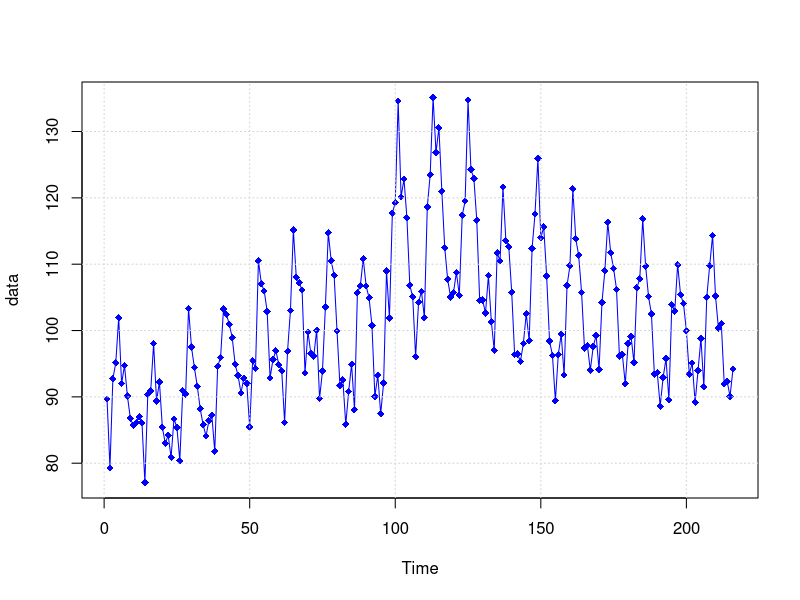
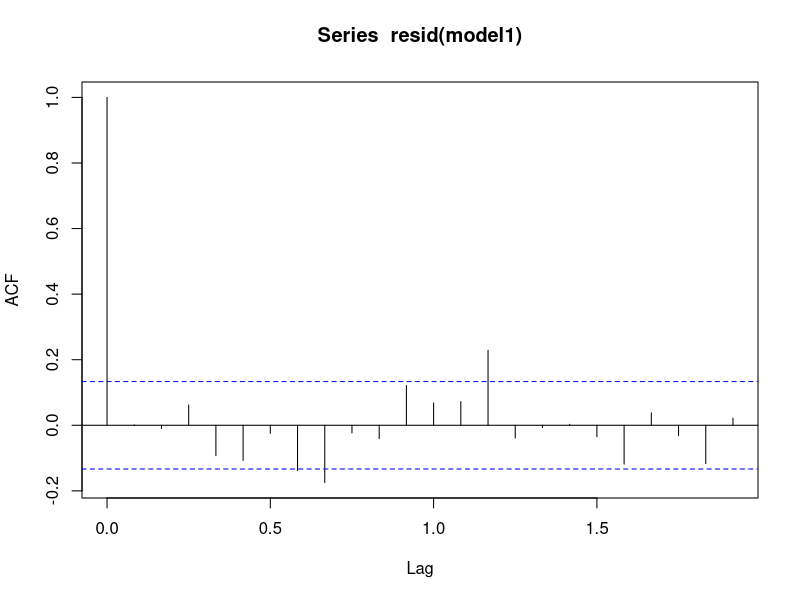
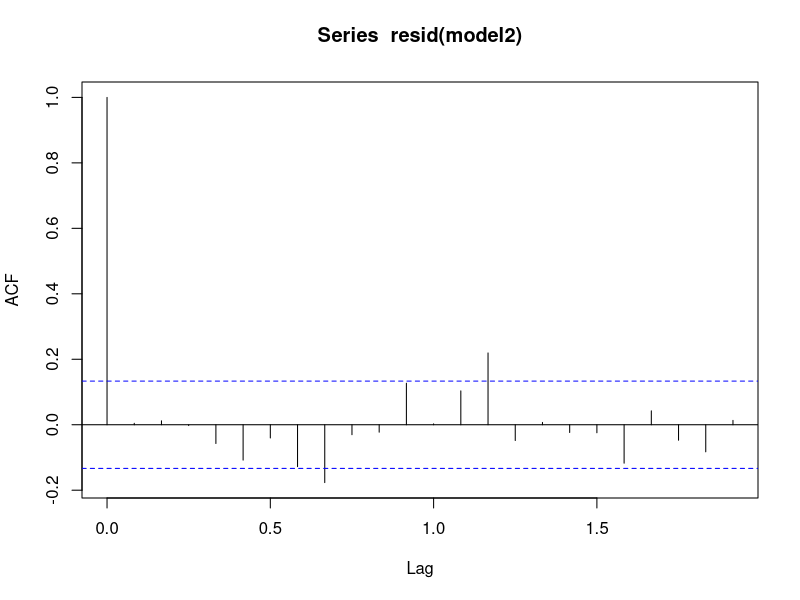
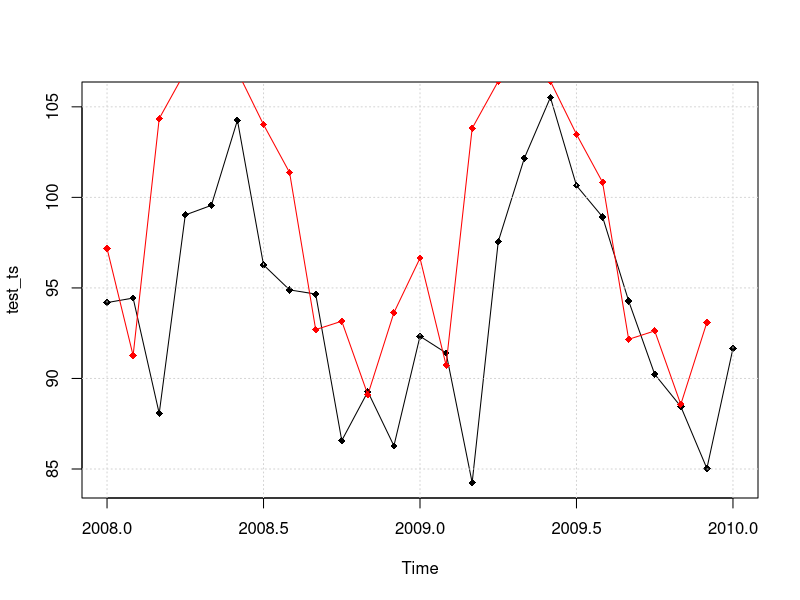
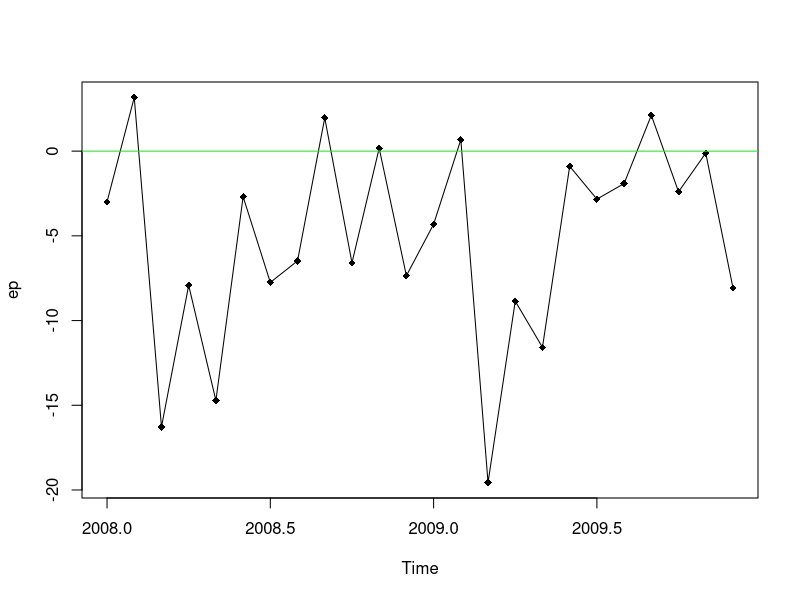
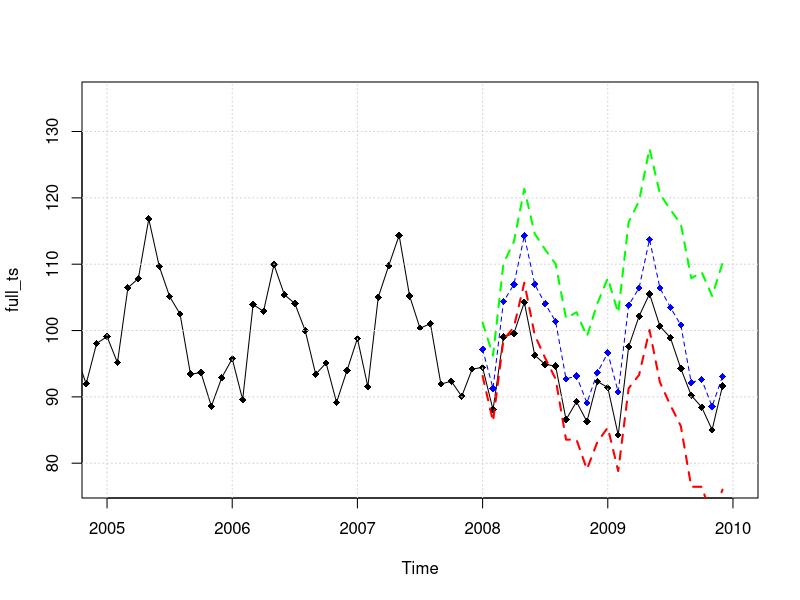

These figures' R source, in order: (Note: this script raises an error after producing the figures.)
setwd(dirname(rstudioapi::getActiveDocumentContext()$path))
df <- read.delim("GBR_Dairy.tsv")
View(df)
h <- 24
train_len <- length(df$dairy) - h
data <- c(df$dairy[1:train_len])
test <- c(df$dairy[(train_len): length(df$dairy)])
plot.ts(data, type = "o", pch = 18, col = "#0000ff")
grid()

library(forecast)
train_ts <- ts(data = data, start = c(1990, 1), frequency = 12)
test_ts <- ts(data = test, start = c(2008, 1), frequency = 12)
model1 <- auto.arima(train_ts, seasonal = TRUE)
summary(model1)
print(model1)
acf(resid(model1))

model2 <- arima(train_ts, c(2, 1, 1), list(order = c(2, 1, 1)))
summary(model2)
print(model2)
acf(resid(model2))

pr <- predict(model1, n.ahead = h)
yp <- pr$pred
str(yp)

plot(test_ts, type = "o", pch = 18)
grid()
lines(yp, col = "#ff0000", type = "o", pch = 18)

ep <- test_ts - yp
plot(ep, type = "o", pch = 18, ylim = range(ep, 0))
abline(h = 0, col = "#00FF00")

bottom_boundary <- pr$pred - pr$se * qnorm(1 - 0.1)
top_boundary <- pr$pred + pr$se * qnorm(1 - 0.1)

str(bottom_boundary)
str(top_boundary)
str(yp)
full_ts <- ts(data= df$dairy, start = c(1990, 1), frequency = 12)
plot(full_ts, type = "o", pch = 18, xlim = c(2005, 2010))
grid()
lines(yp, col = "blue", type = "o", pch = 18, lty = 2)
lines(bottom_boundary, col = "#FF0000", lty = 2, lwd = 2)
lines(top_boundary, col = "#00FF00", lty = 2, lwd = 2)

#Task2
df <- read.delim("US_sp500.csv", sep = ",")
View(df)
df$Date <- rev(df$Date)
df$Date <- as.Date(df$Date, "%Y-%m-%d")
df$Open <- rev(df$Open)
df$Close <- rev(df$Close)
df$High <- rev(df$High)
df$Low <- rev(df$Low)
df$Volume <- rev(df$Volume)
df[Adj.Close] <- rev(df[Adj.Close])
# Рассчитайте логарифмические доходности r=diff log * 100
r <- diff(log(df$Close)) * 100
plot.ts(r)
grid()
abline(h = 0, col = "#FF0000")
# Постройте график АКФ для r^2 (квадратов доходностей)
acf(r^2)
# и |r| (модулей доходностей)
acf(abs(r))
# Рассчитайте волатильность по методу Riskmetrics *, при λ=0.95. Постройте график доходностей и ±волатильности.
# (* см. http://uu.diva-portal.org/smash/get/diva2:304496/FULLTEXT01.pdf формула (30), p. 14)
data_len <- length(df$Close)
lambda <- 0.95
s2 <- c(1)
for (t in 2:data_len){
  s2[t] <- lambda * s2[t - 1] + (1 - lambda) * r[t - 1]^2
}
vol.rm <- sqrt(s2)

plot.ts(vol.rm, ylim = range(vol.rm, 0))
abline(h = 0, col = "#FF0000", lwd = 2)

plot.ts(r)
lines(vol.rm, col = "#0000FF", lwd = 3)
lines(-vol.rm, col = "#ff0000", lwd = 3)
abline(h = 0, col = "#00ff00", lwd = 2)

library(fGarch)
ga <- fGarch::garchFit(~ garch(1, 1), r,
                       include.mean = FALSE,
                       cond.dist = "std",
                       trace = FALSE)
print(ga)

vol.ga <- volatility(ga)

plot.ts(vol.ga, ylim = range(vol.ga, 0))
abline(h = 0, col = "#FF0000", lwd = 2)

plot.ts(r)
lines(vol.ga, col = "#0000FF", lwd = 3)
lines(-vol.ga, col = "#ff0000", lwd = 3)
abline(h = 0, col = "#00ff00", lwd = 2)

pred <- predict(ga, n.ahead = 100)
plot(pred$standardDeviation)
#volatility predict = volp
volp <- c(vol.ga, pred$standardDeviation)

plot.ts(volp, xlim = c(12500, data_len + 100),
col = "#000000", ylim = c(0, 3))
abline(v = TT, lty = 3)
lines(vol.ga, col = "#ff0000")
abline(h = 0, col = "#00ff00", lwd = 2)
